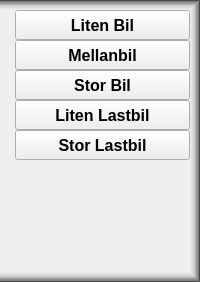
                <widget class="QFrame" name="frameP1Buttonbox">
                 <property name="minimumSize">
                  <size>
                   <width>180</width>
                   <height>0</height>
                  </size>
                 </property>
                 <property name="styleSheet">
                  <string notr="true">QFrame {
border-top: 10px solid qlineargradient(spread:pad, x1:1, y1:1, x2:1, y2:0, stop:0 rgba(0, 0, 0, 0), stop:0.402844 rgba(0, 0, 0, 31), stop:0.635071 rgba(0, 0, 0, 80), stop:0.763033 rgba(0, 0, 0, 107), stop:0.890995 rgba(0, 0, 0, 125), stop:1 rgba(0, 0, 0, 226));
border-right: 10px solid qlineargradient(spread:pad, x1:0, y1:0, x2:1, y2:0, stop:0 rgba(0, 0, 0, 0), stop:0.402844 rgba(0, 0, 0, 31), stop:0.635071 rgba(0, 0, 0, 80), stop:0.763033 rgba(0, 0, 0, 107), stop:0.890995 rgba(0, 0, 0, 125), stop:1 rgba(0, 0, 0, 226));
border-bottom: 10px solid qlineargradient(spread:pad, x1:0, y1:0, x2:0, y2:1, stop:0 rgba(0, 0, 0, 0), stop:0.402844 rgba(0, 0, 0, 31), stop:0.635071 rgba(0, 0, 0, 80), stop:0.763033 rgba(0, 0, 0, 107), stop:0.890995 rgba(0, 0, 0, 125), stop:1 rgba(0, 0, 0, 226));
 }
</string>
                 </property>
                 <property name="frameShape">
                  <enum>QFrame::NoFrame</enum>
                 </property>
                 <property name="frameShadow">
                  <enum>QFrame::Raised</enum>
                 </property>
                 <layout class="QVBoxLayout" name="verticalLayout_11">
                  <property name="spacing">
                   <number>0</number>
                  </property>
                  <property name="leftMargin">
                   <number>15</number>
                  </property>
                  <property name="topMargin">
                   <number>0</number>
                  </property>
                  <property name="rightMargin">
                   <number>0</number>
                  </property>
                  <property name="bottomMargin">
                   <number>0</number>
                  </property>
                  <item>
                   <widget class="QPushButton" name="pushButtonP1S_Car">
                    <property name="minimumSize">
                     <size>
                      <width>80</width>
                      <height>30</height>
                     </size>
                    </property>
                    <property name="font">
                     <font>
                      <pointsize>12</pointsize>
                      <weight>75</weight>
                      <italic>false</italic>
                      <bold>true</bold>
                     </font>
                    </property>
                    <property name="focusPolicy">
                     <enum>Qt::NoFocus</enum>
                    </property>
                    <property name="text">
                     <string>Liten Bil</string>
                    </property>
                   </widget>
                  </item>
                  <item>
                   <widget class="QPushButton" name="pushButtonP1M_Car">
                    <property name="minimumSize">
                     <size>
                      <width>80</width>
                      <height>30</height>
                     </size>
                    </property>
                    <property name="font">
                     <font>
                      <pointsize>12</pointsize>
                      <weight>75</weight>
                      <italic>false</italic>
                      <bold>true</bold>
                     </font>
                    </property>
                    <property name="focusPolicy">
                     <enum>Qt::NoFocus</enum>
                    </property>
                    <property name="text">
                     <string>Mellanbil</string>
                    </property>
                   </widget>
                  </item>
                  <item>
                   <widget class="QPushButton" name="pushButtonP1L_Car">
                    <property name="minimumSize">
                     <size>
                      <width>80</width>
                      <height>30</height>
                     </size>
                    </property>
                    <property name="font">
                     <font>
                      <pointsize>12</pointsize>
                      <weight>75</weight>
                      <italic>false</italic>
                      <bold>true</bold>
                     </font>
                    </property>
                    <property name="focusPolicy">
                     <enum>Qt::NoFocus</enum>
                    </property>
                    <property name="text">
                     <string>Stor Bil</string>
                    </property>
                   </widget>
                  </item>
                  <item>
                   <widget class="QPushButton" name="pushButtonP1S_Truck">
                    <property name="minimumSize">
                     <size>
                      <width>80</width>
                      <height>30</height>
                     </size>
                    </property>
                    <property name="font">
                     <font>
                      <pointsize>12</pointsize>
                      <weight>75</weight>
                      <italic>false</italic>
                      <bold>true</bold>
                     </font>
                    </property>
                    <property name="focusPolicy">
                     <enum>Qt::NoFocus</enum>
                    </property>
                    <property name="text">
                     <string>Liten Lastbil</string>
                    </property>
                   </widget>
                  </item>
                  <item>
                   <widget class="QPushButton" name="pushButtonP1L_Truck">
                    <property name="minimumSize">
                     <size>
                      <width>80</width>
                      <height>30</height>
                     </size>
                    </property>
                    <property name="font">
                     <font>
                      <pointsize>12</pointsize>
                      <weight>75</weight>
                      <italic>false</italic>
                      <bold>true</bold>
                     </font>
                    </property>
                    <property name="focusPolicy">
                     <enum>Qt::NoFocus</enum>
                    </property>
                    <property name="text">
                     <string>Stor Lastbil</string>
                    </property>
                   </widget>
                  </item>
                  <item>
                   <spacer name="verticalSpacer_9">
                    <property name="orientation">
                     <enum>Qt::Vertical</enum>
                    </property>
                    <property name="sizeHint" stdset="0">
                     <size>
                      <width>20</width>
                      <height>112</height>
                     </size>
                    </property>
                   </spacer>
                  </item>
                 </layout>
                </widget>
